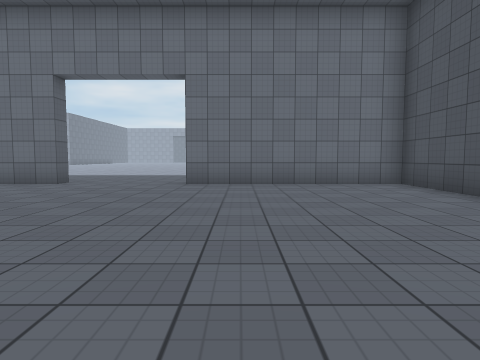
view 1 (above)

24 first-person views from a walk through a Unity game level. The camera is 1.2 m above the floor, tilts 4° down and sees 75° across. The floor is counted in squares, 2 m on a side. Each view is taken from the middle of a square. On the plan, view 1 faces up. The plan holds only what a view shows up to about 9 squares ahead; the rest is blank. The place goes on beyond the plan. The player is left out. Surface patterns are stand-ins for the level's own textures.

view 2
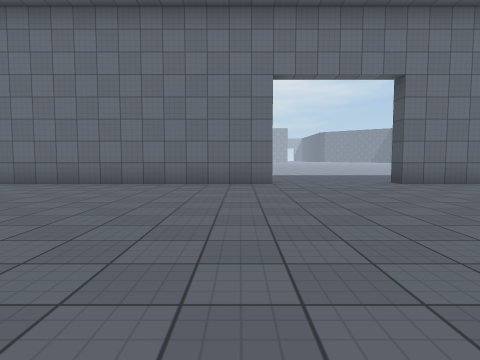

view 3
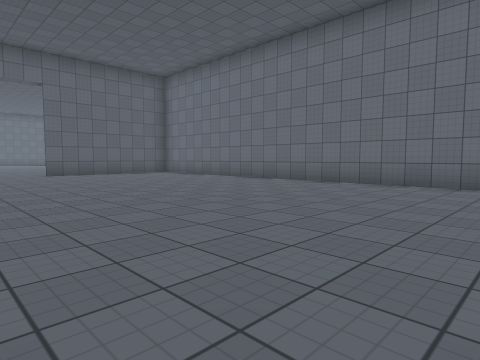

view 4
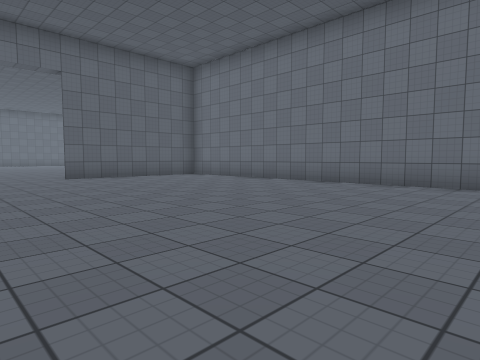

view 5
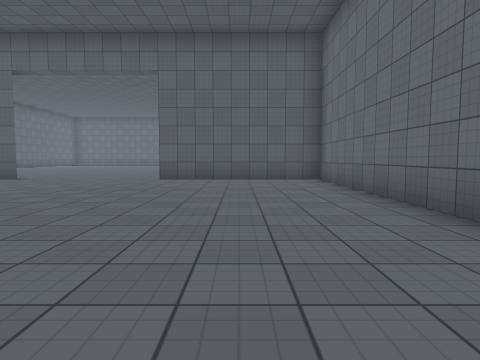

view 6
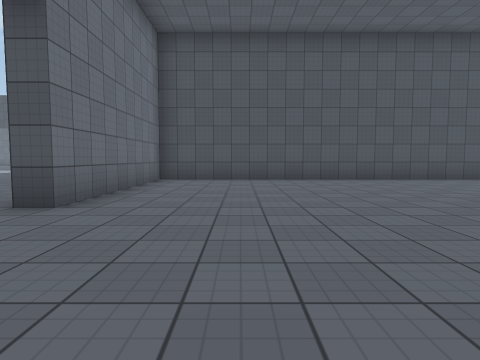

view 7
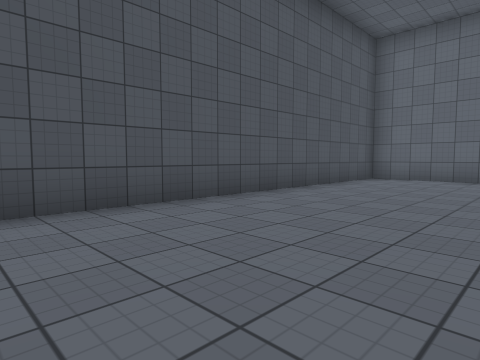

view 8
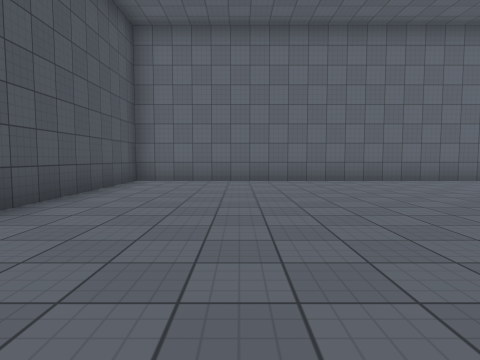

view 9
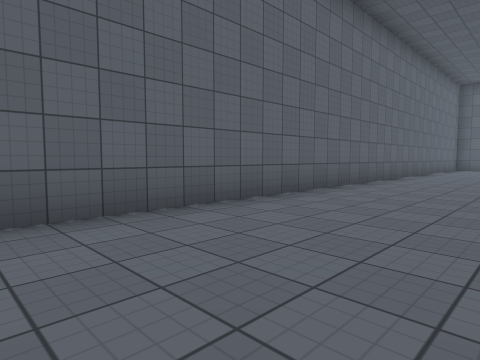

view 10
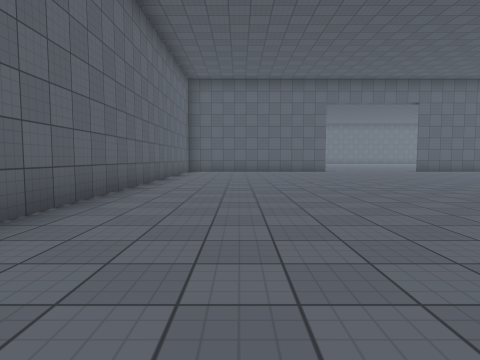

view 11
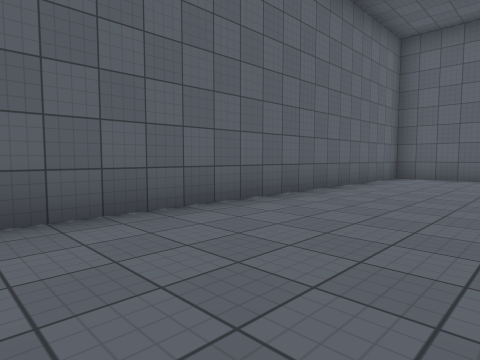

view 12
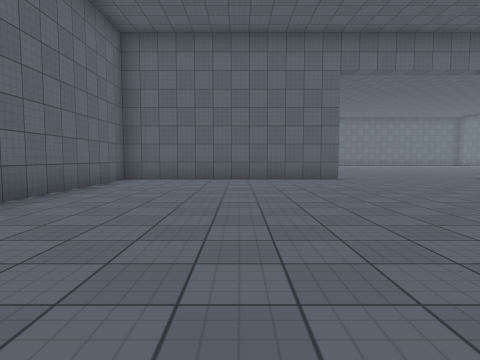

view 13
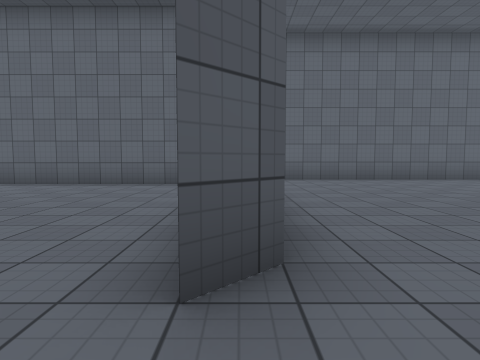

view 14
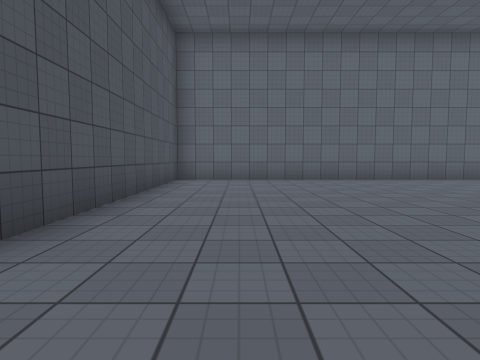

view 15
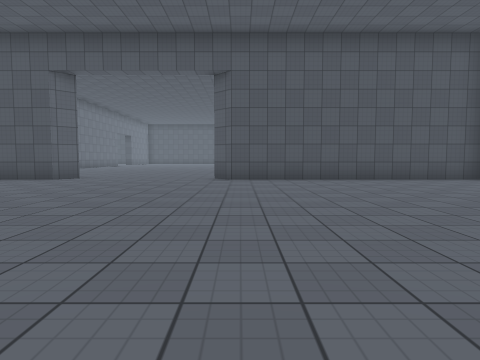

view 16
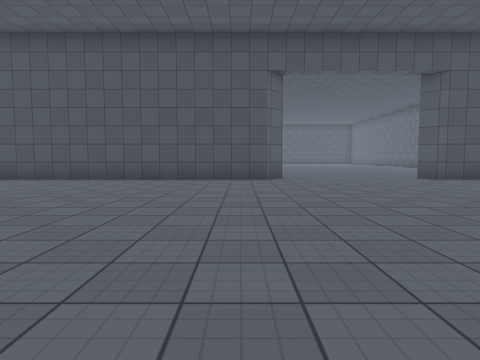

view 17
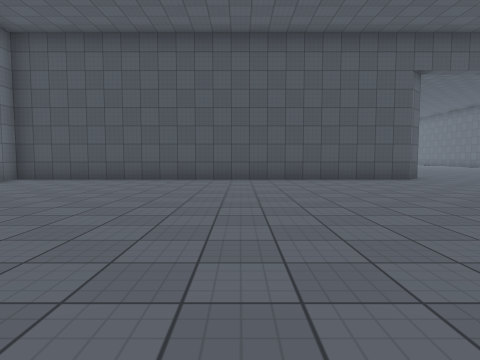

view 18
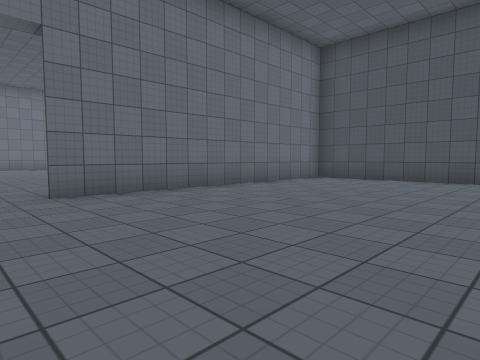

view 19
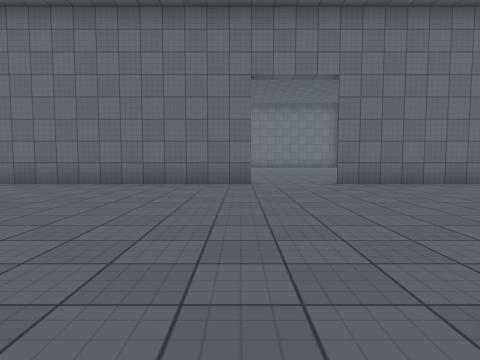

view 20
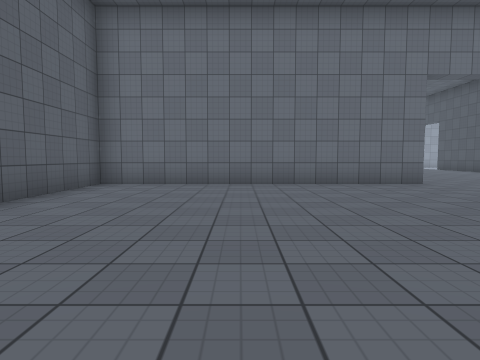

view 21
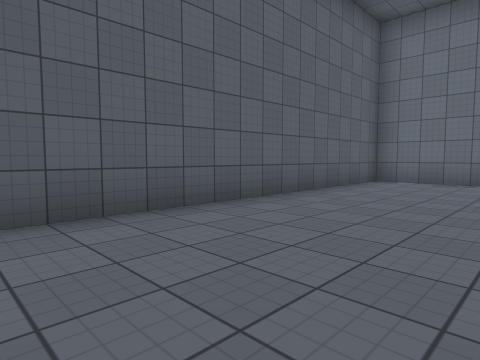

view 22
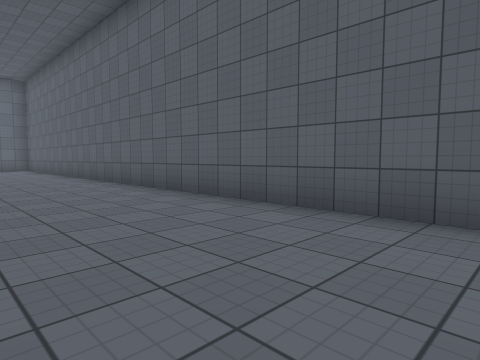

view 23
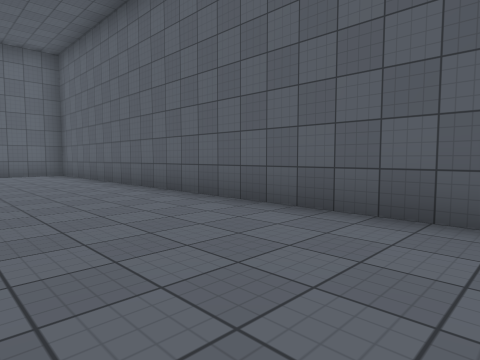

view 24
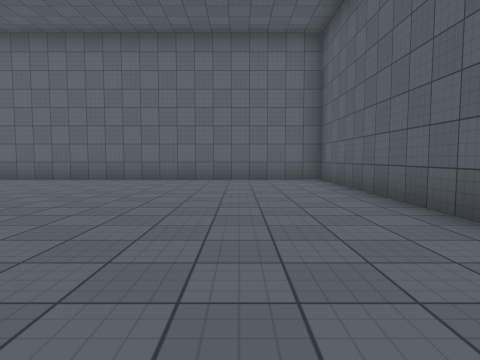

### Floor plan
Points are (right, up) in squares from view 1. A wall is a line through its corners. A room is listed if a view was taken in it or the views show most of it. See-through windows are left out.
Room 1 (views 1, 2, 3, 4, 5, 6, 7, 8, 9, 10, 11, 12)
walls: (-4.2, 7.8) (-4.2, 7.3) (-18.8, 7.3) (-18.8, 2.8); (-18.8, -2.5) (-18.8, -7.2) (3.7, -7.2) (3.7, 7.3) (-1.2, 7.3)
ways out: opening at (-18.2, 0) to room 2; opening at (-3, 8)
Room 2 (views 13, 14, 15, 16, 17, 18, 19, 20, 21, 22, 23, 24)
walls: (-18.9, 2.9) (-19.3, 3.2) (-19.3, 14.2) (-26.8, 14.2); (-28.6, 14.2) (-36.3, 14.2) (-36.3, -8.7) (-19.3, -8.7) (-19.3, -1.7) (-18.8, -1.2) (-18.8, -2.5)
ways out: opening at (-18.2, 0) to room 1; opening at (-27.5, 15)

Positions as (right, up) in squares from view 1, and headings:
1: (0, 0), facing up
2: (-5, 0), facing up
3: (-7, 0), facing up-left
4: (-9, 0), facing up-left
5: (-10, 5), facing left
6: (-5, 5), facing right
7: (0, 2), facing down-right
8: (1, 1), facing down
9: (-1, -4), facing down-left
10: (-5, -5), facing left
11: (-9, -4), facing down-left
12: (-10, -4), facing left
13: (-19, 0), facing down
14: (-21, 0), facing down
15: (-28, -2), facing right
16: (-28, 4), facing right
17: (-28, 8), facing right
18: (-28, 9), facing up-right
19: (-29, 7), facing up
20: (-33, 7), facing up
21: (-33, 6), facing up-left
22: (-33, 8), facing down-left
23: (-33, 3), facing down-left
24: (-34, 0), facing down
